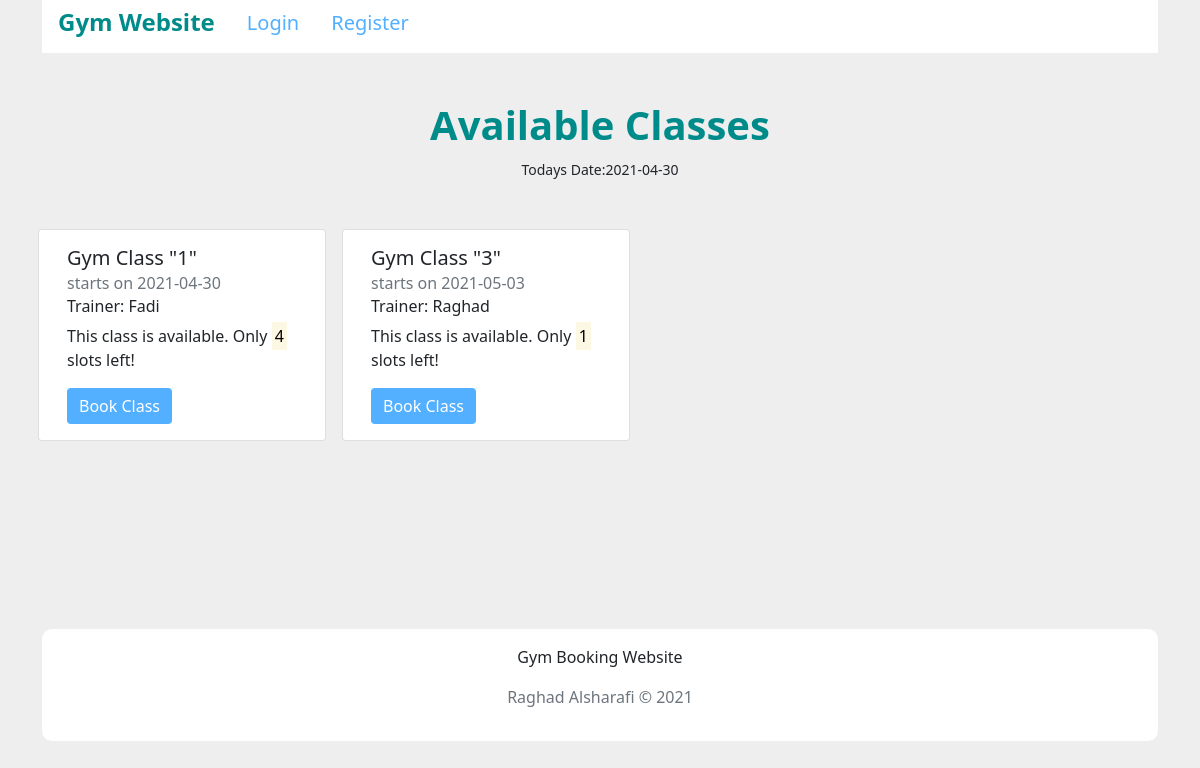
Before: /Project/www/classes.php with the older database file.
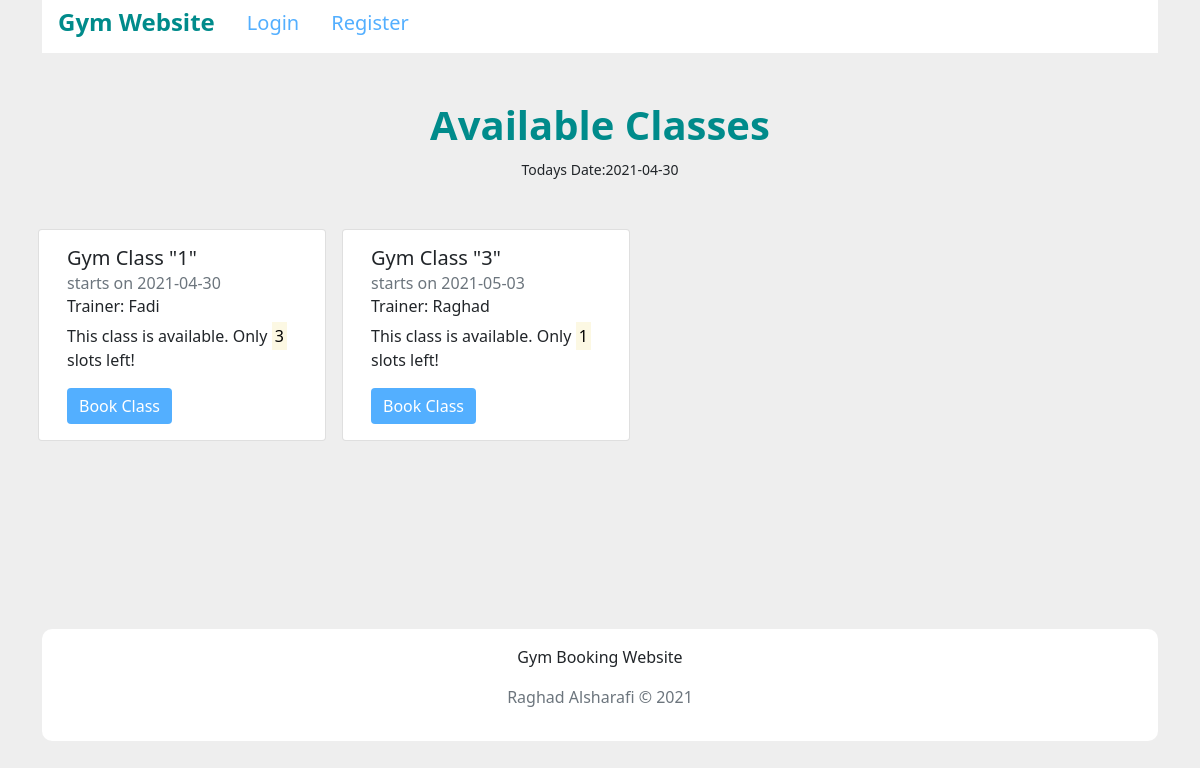
After: the same page with the newer database file.
### tables this page shows
CREATE TABLE `classes` (
  `class_id` int(11) NOT NULL,
  `trainer_name` varchar(254) NOT NULL,
  `class_date` date NOT NULL,
  `number_of_trainees` int(11) NOT NULL DEFAULT '0',
  `max_number_of_trainees` int(11) NOT NULL
);

### Project/www/classes.php (the view, shortened to what this page needs)
<?php
include('./elements/header.php');
$todays_date = date("Y-m-d");
$sql = 'SELECT * FROM classes WHERE class_date >="' . $todays_date . '"AND number_of_trainees < max_number_of_trainees';
$result = $conn->query($sql);
echo '
<div class="w-100 py-5">
    <h1 class="text-center">Available Classes</h1>
    <div class="text-center"><small>Todays Date:'.$todays_date.'</small></div>
</div>
<div class="normalview">
    <div class="row">';
    while ($row = $result->fetch_assoc()) {
    echo card($row['class_id'],$row['class_date'],$row['number_of_trainees'],$row['max_number_of_trainees'],$row['trainer_name']);
    }
        echo '
   </div>
</div>
';
function card($id,$date,$number,$max_number,$coach){
    return '
    <div class="card mx-2" style="width: 18rem;">
        <div class="card-body">
        <h5 class="card-title">Gym Class "'. $id .'"</h5>
        <h6 class="card-subtitle mb-2 text-muted">starts on '. $date.'</h6>
        <h6 class="card-subtitle mb-2">Trainer: '. $coach . '</h6>
        <p class="card-text">This class is available. Only <mark>'. ($max_number - $number) .'</mark> slots left!</p>
        <form action="classes_action.php" method="post" name="bookForm">
            <input type="hidden" name="classid"  id="classid" value="'.$id.'">
            <button onclick="myFunction()" class="btn btn-primary">Book Class</button>
        </form>
        </div>
    </div>
    ';
}
include('./elements/footer.php');

### Project/www/elements/header.php (shortened to what this page needs)
<?php
$currentUserId=$_SESSION['userid'];
echo '
<!DOCTYPE html>
<html lang="en">
<head>
    <meta charset="UTF-8">
    <meta http-equiv="X-UA-Compatible" content="IE=edge">
    <meta name="viewport" content="width=device-width, initial-scale=1.0">
    <title> PHP Webiste</title>
    <link href="https://cdn.jsdelivr.net/npm/bootstrap@5.0.0-beta3/dist/css/bootstrap.min.css" rel="stylesheet">
    <link href="../src/css/style.css" rel="stylesheet" type="text/css" />
</head>
<body class="container">
<ul class="nav">';
if($currentUserId>0){
  echo '
  <li class="nav-item">
  <a href="index.php" class="nav-link"><h4>Gym Website</h4></a>
  </li>
    <li class="nav-item">
      <a class="nav-link" href="classes.php">Classes</a>
    </li>
    <li class="nav-item">
      <a class="nav-link" href="logout.php">Logout</a>
    </li>
    </ul>
    ';
  }else{
    echo '
    <li class="nav-item">
    <a href="index.php" class="nav-link"><h4>Gym Website</h4></a>
  </li>
    <li class="nav-item">
      <a class="nav-link active" aria-current="page" href="login_page.php">Login</a>
    </li>
    <li class="nav-item">
      <a class="nav-link" href="registration_page.php">Register</a>
    </li>
    </ul>
    ';
  }

### Project/www/elements/footer.php
<?php
echo '
</div>
<footer class="py-3">
<p class="text-center">Gym Booking Website</p>
<p class="text-center text-muted">Raghad Alsharafi © 2021</p>
</footer>
<script src="/gym-project/src/javascript/script.js"></script>
</body>
</html>
';

### Project/src/css/style.css (style rules this page uses)
body { background-color: rgb(238, 238, 238); }
.nav { background-color: white; }
.nav a { color: rgb(83, 175, 255); font-size: 20px; }
.nav h4, h1 { color: darkcyan; font-weight: 700; }
footer { background-color: white; border-radius: 10px; padding: 0 20px; }
.btn-primary { background-color: rgb(83, 175, 255); border: none; }
.normalview { min-height: 50vh; }

Changed rows visible on the page:
changed classes "Fadi": $max_number - $number "4" → "3"
